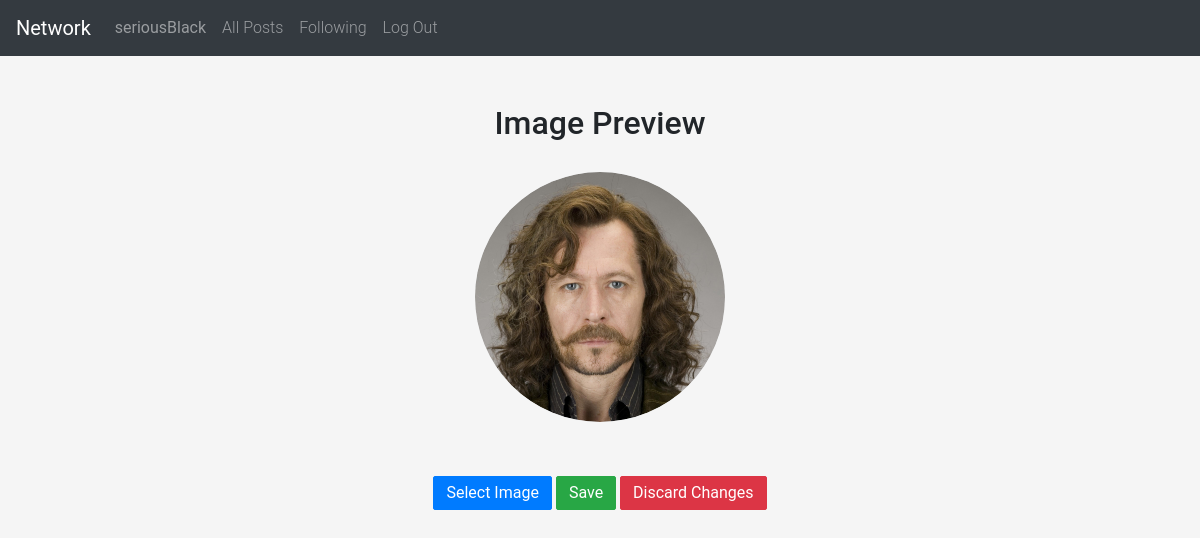
Page /upload (signed in) on the committed database.
### network/models.py (models this page shows, shortened)
class User(AbstractUser):
    followers = models.ManyToManyField('self', blank=True, related_name="followersList", symmetrical=False)
    following = models.ManyToManyField('self', blank=True, related_name="followingList", symmetrical=False)
    profilePic = models.ImageField(upload_to=new_filename, storage=OverwriteStorage(), null=True, blank=True)
    description = models.TextField(null=True, blank=True)

### network/views.py (the view, shortened to what this page needs)
# urls.py: path("upload", views.uploadPage, name="uploadImage"),
@login_required
def uploadPage(request):
    user = request.user
    form = ImageUploadForm()
    return render(request, "network/upload.html", {
            "form" : form,
            "discard" : True
        })

### network/templates/network/upload.html (shortened to what this page needs)
{% extends 'network/layout.html' %}
{% load static %}
{% block body %}
<div class="container mt-5 text-center">
    <h2>Image Preview</h2>
    <div
        style="background-color: lightgrey; width: 250px; height: 250px; overflow: hidden; border-radius: 50%; margin: 30px auto;">
        {% if request.user.profilePic %}
        <img id="output" src="{{request.user.profilePic.url}}"
            style="width: 250px; height:250px; object-fit:cover; border-radius: 50%" />
        {% else %}
        <img id="output" src="/static/network/images/defaultAvatar.png" style="width: 250px; height:250px; object-fit:cover; border-radius: 50%" />
        {% endif %}
    </div>
    <label for="id_profilePic" class="btn btn-primary my-4" style="cursor: pointer;">Select Image</label>
    <button form="profilePicForm" type="submit" class="btn btn-success" data-user={{profile.id}} id="uploadPicButton">Save</button>
    {% if discard %}
    <a href="{% url 'profile' request.user.username %}" class="btn btn-danger" id="returnToProfile">Discard Changes</a>
    {% else %}
    <a href="{% url 'profile' request.user.username %}" class="btn btn-light border border-alert" id="returnToProfile">Go to Profile</a>
    {% endif %}
</div>
{% endblock %}

### network/templates/network/layout.html (shortened to what this page needs)
{% load static %}
<!DOCTYPE html>
<html lang="en">
<head>
    <link rel="stylesheet" href="https://stackpath.bootstrapcdn.com/bootstrap/4.4.1/css/bootstrap.min.css"
>
    <link href="{% static 'network/styles.css' %}" rel="stylesheet">
</head>
<body>
    <nav class="navbar navbar-expand-lg sticky-top navbar-dark bg-dark">
        <a class="navbar-brand" href="{% url 'index' %}">Network</a>
        <div>
            <ul class="navbar-nav mr-auto">
                {% if user.is_authenticated %}
                <li class="nav-item">
                    <a class="nav-link"
                        href="{% url 'profile' user.username %}"><strong id="username">{{ user.username }}</strong></a>
                </li>
                {% endif %}
                <li class="nav-item">
                    <a class="nav-link" href="{% url 'index' %}">All Posts</a>
                </li>
                {% if user.is_authenticated %}
                <li class="nav-item">
                    <a class="nav-link" href="{% url 'following' request.user.username %}">Following</a>
                </li>
                <li class="nav-item">
                    <a class="nav-link" href="{% url 'logout' %}">Log Out</a>
                </li>
                {% endif %}
            </ul>
        </div>
    </nav>
    <div class="body">
        {% block body %}
        {% endblock %}
    </div>
</body>
</html>

### network/static/network/styles.css (style rules this page uses)
body { font-family: "Roboto", Arial, Helvetica, sans-serif; background-color: #f5f5f5; }
.btn { border-radius: 2px; padding-top: 4px; padding-bottom: 4px; }
.nav-item { font-weight: 300; }

### rows in the picture
User: username "seriousBlack", user.profilePic (picture)
